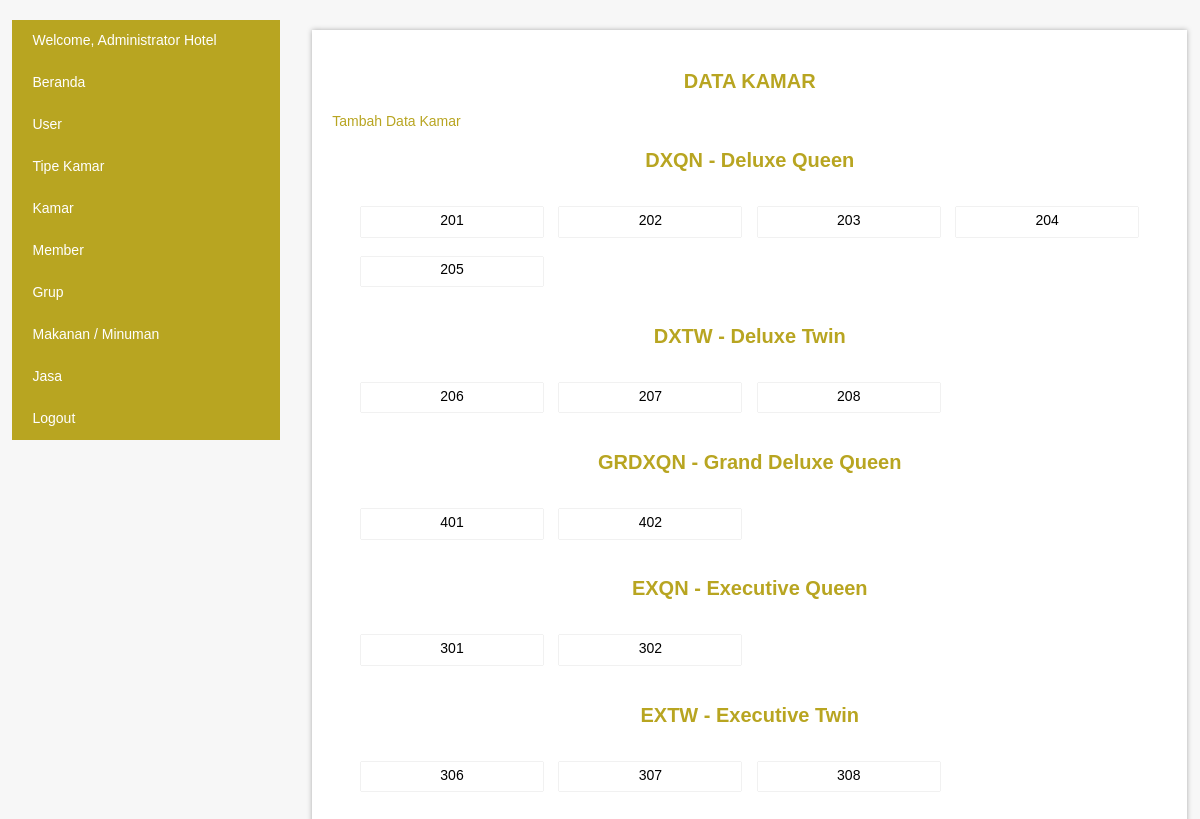
Page /cpanel/index.php?p=kamar (signed in) on the committed database.
### tables this page shows
CREATE TABLE IF NOT EXISTS `user` (
  `iduser` int(11) NOT NULL AUTO_INCREMENT,
  `username` varchar(15) NOT NULL,
  `password` varchar(15) NOT NULL,
  `nama` varchar(40) NOT NULL,
  `level` varchar(15) NOT NULL,
  PRIMARY KEY (`iduser`)
);

CREATE TABLE IF NOT EXISTS `tipekamar` (
  `idtipe` int(11) NOT NULL AUTO_INCREMENT,
  `iduser` int(11) NOT NULL,
  `kdtipe` varchar(10) NOT NULL,
  `namatipe` varchar(30) NOT NULL,
  `keterangan` text NOT NULL,
  `harga` double NOT NULL,
  `fasilitas` text NOT NULL,
  `foto1` text NOT NULL,
  `foto2` text NOT NULL,
  `foto3` text NOT NULL,
  PRIMARY KEY (`idtipe`)
);

CREATE TABLE IF NOT EXISTS `kamar` (
  `idkamar` int(11) NOT NULL AUTO_INCREMENT,
  `idtipe` int(11) NOT NULL,
  `iduser` int(11) NOT NULL,
  `nokamar` int(11) NOT NULL,
  PRIMARY KEY (`idkamar`)
);

### cpanel/kamar.php (the view, shortened to what this page needs)
<h3>DATA KAMAR</h3>
<a href="<?php echo "?p=kamaradd";?>">Tambah Data Kamar
</a><p>
<?php
$sqlk = mysql_query("select distinct(idtipe) from kamar order by idtipe asc");
while($rk = mysql_fetch_array($sqlk)){
  $sqlt = mysql_query("select * from tipekamar where idtipe='$rk[idtipe]'");
  $rt = mysql_fetch_array($sqlt);
  echo "<h3>$rt[kdtipe] - $rt[namatipe]</h3>";
  $sqlkm = mysql_query("select * from kamar where idtipe='$rk[idtipe]'");
  echo "<div id='view1'><fieldset>";
  while($rkm = mysql_fetch_array($sqlkm)){
  	echo "<div class='dh3' align='center'>";
    echo "<div id='view' style='background:$bg'><fieldset>";
	echo "$rkm[nokamar]<br>$rkm[status]";
    echo "</fieldset></div>";
	echo "</div>";
  }
  echo "</fieldset></div>";
}
?>

### cpanel/index.php (shortened to what this page needs)
<link rel="stylesheet" type="text/css" href="style.css" />
<?php
if(!empty($_SESSION["useradm"]) and !empty($_SESSION["passadm"])){
$sqlu = mysql_query("select * from user where username='$_SESSION[useradm]'");
$ru = mysql_fetch_array($sqlu);
?>
<div class="container1">
  <div class="grid">
    <div class="dh3">
	  <ul id="menu">
	    <li><a href="#">Welcome, <?php echo"$ru[nama]"; ?></a></li>
	    <li><a href="<?php echo"?p=beranda"; ?>">Beranda</a></li>
	    <li><a href="<?php echo"?p=user"; ?>">User</a></li>
		<li><a href="<?php echo"?p=tipekamar"; ?>">Tipe Kamar</a></li>
		<li><a href="<?php echo"?p=kamar"; ?>">Kamar</a></li>
	    <li><a href="<?php echo"?p=member"; ?>">Member</a></li>
	    <li><a href="<?php echo"?p=grup"; ?>">Grup</a></li>
	    <li><a href="<?php echo"?p=makanminum"; ?>">Makanan / Minuman</a></li>
	    <li><a href="<?php echo"?p=jasa"; ?>">Jasa</a></li>
	    <li><a href="<?php echo"?p=logout"; ?>">Logout</a></li>
	  </ul>
	</div>
	<div class="dh9">
	  <div id="isiadmin">
<?php
  if($_GET["p"] == "logout"){
    include "logout.php";
  }else if($_GET["p"] == "user"){
    include "user.php";
  }else if($_GET["p"] == "useradd"){
    include "useradd.php";
  }else if($_GET["p"] == "useredit"){
    include "useredit.php";
  }else if($_GET["p"] == "userdel"){
    include "userdel.php";
  }else if($_GET["p"] == "grup"){
    include "grup.php";
  }else if($_GET["p"] == "grupadd"){
    include "grupadd.php";
  }else if($_GET["p"] == "grupedit"){
    include "grupedit.php";
  }else if($_GET["p"] == "grupdel"){
    include "grupdel.php";
  }else if($_GET["p"] == "jasa"){
    include "jasa.php";
  }else if($_GET["p"] == "jasaadd"){
    include "jasaadd.php";
  }else if($_GET["p"] == "jasaedit"){
    include "jasaedit.php";
  }else if($_GET["p"] == "jasadel"){
    include "jasadel.php";
  }else if($_GET["p"] == "makanminum"){
    include "makanminum.php";
  }else if($_GET["p"] == "makanminumadd"){
    include "makanminumadd.php";
  }else if($_GET["p"] == "makanminumedit"){
    include "makanminumedit.php";
  }else if($_GET["p"] == "makanminumdel"){
    include "makanminumdel.php";
  }else if($_GET["p"] == "tipekamar"){
    include "tipekamar.php";
  }else if($_GET["p"] == "tipekamaradd"){
    include "tipekamaradd.php";
  }else if($_GET["p"] == "tipekamaredit"){
    include "tipekamaredit.php";
  }else if($_GET["p"] == "tipekamardel"){
    include "tipekamardel.php";
  }else if($_GET["p"] == "kamar"){
    include "kamar.php";
  }else if($_GET["p"] == "kamaradd"){
    include "kamaradd.php";
  }else if($_GET["p"] == "kamaredit"){
    include "kamaredit.php";
  }else if($_GET["p"] == "kamardel"){
    include "kamardel.php";
  }else if($_GET["p"] == "member"){
    include "member.php";
  }else{
    include "home.php";
  }
?>
      </div>
    </div>
  </div>
</div>
<?php
}else if(!empty($_SESSION["userres"]) and !empty($_SESSION["passres"])){
include "koneksi.php";
$sqlu = mysql_query("select * from user where username='$_SESSION[userres]'");
$ru = mysql_fetch_array($sqlu);
?>
<div class="container1">
  <div class="grid">
    <div class="dh3">
	  <ul id="menu">
	    <li><a href="#">Welcome, <?php echo"$ru[nama]"; ?></a></li>
	    <li><a href="<?php echo"?p=beranda"; ?>">Beranda</a></li>
	    <li><a href="<?php echo"?p=booking"; ?>">Booking</a></li>
	    <li><a href="<?php echo"?p=checkin"; ?>">Check In</a></li>
	    <li><a href="<?php echo"?p=checkout"; ?>">Check Out</a></li>
	    <li><a href="<?php echo"?p=logout"; ?>">Logout</a></li>
	  </ul>
	</div>
	<div class="dh9">
	  <div id="isiadmin">
<?php
  if($_GET["p"] == "logout"){
    include "logout.php";
  }else if($_GET["p"] == "booking"){
    include "booking.php";
  }else if($_GET["p"] == "checkin"){
    include "checkin.php";
  }else if($_GET["p"] == "checkindetail"){
    include "checkindetail.php";
  }else if($_GET["p"] == "checkout"){
    include "checkout.php";
  }else if($_GET["p"] == "checkoutdetail"){
    include "checkoutdetail.php";
  }else{
    include "home.php";
  }
?>
      </div>
    </div>
  </div>
</div>
<?php
}else if(!empty($_SESSION["userman"]) and !empty($_SESSION["passman"])){
include "koneksi.php";
$sqlu = mysql_query("select * from user where username='$_SESSION[userman]'");
$ru = mysql_fetch_array($sqlu);
?>
<div class="container1">
  <div class="grid">
    <div class="dh3">
	  <ul id="menu">
	    <li><a href="#">Welcome, <?php echo"$ru[nama]"; ?></a></li>
	    <li><a href="<?php echo"?p=beranda"; ?>">Beranda</a></li>
	    <li><a href="<?php echo"?p=laporan"; ?>">Laporan</a></li>
	    <li><a href="<?php echo"?p=logout"; ?>">Logout</a></li>
	  </ul>
	</div>
	<div class="dh9">
	  <div id="isiadmin">
<?php
  if($_GET["p"] == "logout"){
    include "logout.php";
  }else if($_GET["p"] == "laporan"){
    include "laporan.php";
  }else{
    include "home.php";
  }
?>
      </div>
    </div>
  </div>
</div>
<?php
}else{
  include "login.php";
}
?>

### cpanel/style.css (style rules this page uses)
.container1 { background-color:#F7F7F7; }
.grid { width:100%; padding-top:20px; padding-bottom:20px; overflow:hidden; }
.dh3 { width:22.91%; }
.dh9 { width:72.91%; }
.dh1, .dh2, .dh3, .dh4, .dh5, .dh6, .dh7, .dh8, .dh9, .dh10, .dh11, .dh12 { float:left; display:inline; margin:0 1.04%; }
#isiadmin { max-width:100%; margin:10px auto; position:relative; display:block; padding:20px; background-color:#FFFFFF; box-shadow:0 0 5px #aaa; }
h3, big { text-align:center; color:#B8A521; font-size:20px; }
#view { max-width:100%; margin:5px auto; position:relative; display:block; background-color:#FFFFFF; box-shadow:0 0 1px #aaa; }
fieldset { margin:10px; border:none; }
ul#menu { margin:0px; padding:0px; list-style-type:none; width:100%; height:auto; font-size:14px; background-color:#333333; }
ul#menu li { margin:0px; padding:0px; width:100%; }
ul#menu li a { float:left; color:#FFFFFF; text-decoration:none; padding:12px 0px 0px 20px; height:30px; background-color:#B8A521; width:90%; }
a { color:#B8A521; text-decoration:none; }

### rows in the picture
user: nama "Administrator Hotel"
tipekamar: kdtipe "DXQN", namatipe "Deluxe Queen"
kamar: nokamar "201"
kamar: nokamar "202"
kamar: nokamar "203"
kamar: nokamar "204"
kamar: nokamar "205"
tipekamar: kdtipe "DXTW", namatipe "Deluxe Twin"
kamar: nokamar "206"
kamar: nokamar "207"
kamar: nokamar "208"
tipekamar: kdtipe "GRDXQN", namatipe "Grand Deluxe Queen"
kamar: nokamar "401"
kamar: nokamar "402"
tipekamar: kdtipe "EXQN", namatipe "Executive Queen"
kamar: nokamar "301"
kamar: nokamar "302"
tipekamar: kdtipe "EXTW", namatipe "Executive Twin"
kamar: nokamar "306"
kamar: nokamar "307"
kamar: nokamar "308"
